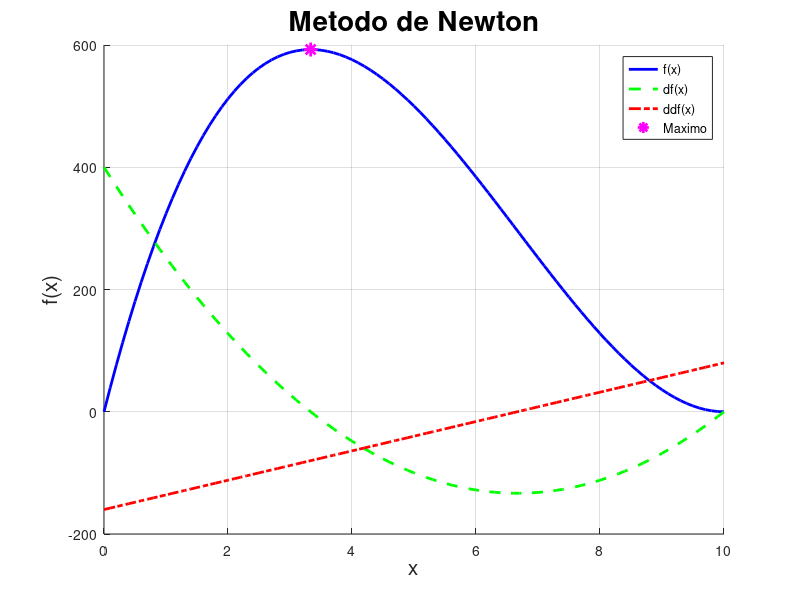

MATLAB code for this plot:
% octave
close all
clear
clc

x = 0:0.1:10;

% f = @(x) x .* (20 - 2*x).^2;
f = @(x) 4*x.^3 - 80*x.^2 + 400*x;
df = @(x) 12*x.^2 - 160*x + 400;
ddf = @(x) 24*x - 160;

n = 10;
xi = 3;

for i=1:n
  xi = xi - df(xi)/ddf(xi);
end

if ddf(xi) >= 0
  disp(['Valor minimo en x=' num2str(xi)])
else
  disp(['Valor maximo en x=' num2str(xi)])
end

figure
hold on
grid on
title('Metodo de Newton', 'FontSize', 20)
xlabel('x', 'FontSize', 15)
ylabel('f(x)', 'FontSize', 15)

plot(x, f(x), 'b-', 'LineWidth', 2)
plot(x, df(x), 'g--', 'LineWidth', 2)
plot(x, ddf(x), 'r-.', 'LineWidth', 2)
plot(xi, f(xi), 'm*', 'LineWidth', 2, 'MarkerSize', 10)
legend('f(x)', 'df(x)', 'ddf(x)', 'Maximo')

